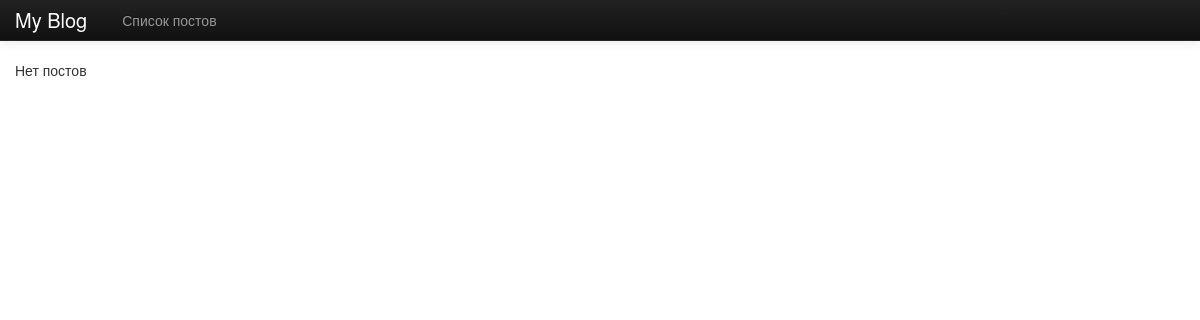
Page /blog/ on the earlier database version.
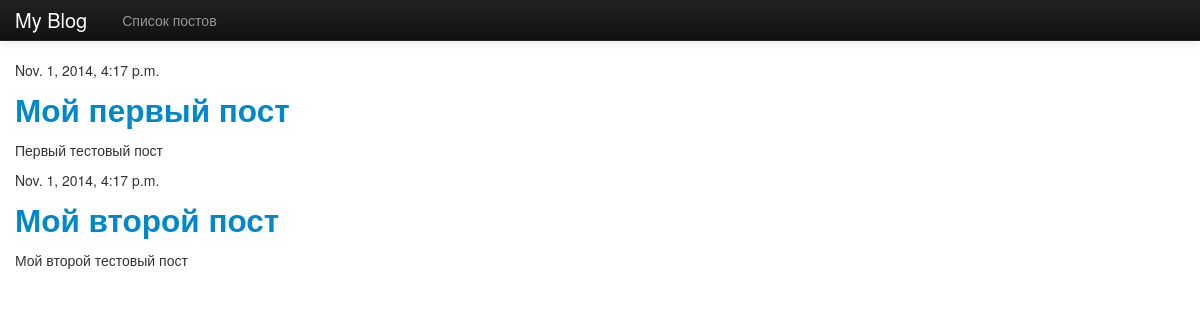
Same page on the later database version.
### blog/models.py (models this page shows, shortened)
class Post(models.Model):
    title = models.CharField(max_length=255)  # заголовок поста
    datetime = models.DateTimeField(u'Дата публикации')  # дата публикации
    content = models.TextField(max_length=10000)  # текст поста
    def get_absolute_url(self):
        return "/blog/%i/" % self.id

### blog/views.py (the view)
class PostsListView(ListView):  # представление в виде списка
    model = Post                # модель для представления

### blog/templates/blog/post_list.html
{% extends 'blog/base.html' %}
{% block content %}
    {% for post in object_list %}
        <p>{{ post.datetime }}</p>
        <h2><a href="{{ post.get_absolute_url }}">{{ post.title }}</a></h2>
        <p>{{ post.content }}</p>
    {% empty %}
    <p>Нет постов</p>
    {% endfor %}
{% endblock %}

### blog/templates/blog/base.html (shortened to what this page needs)
<!DOCTYPE html>
<html lang="ru">
    <head>
        <link href="{{STATIC_URL}}bootstrap/css/bootstrap.css" rel="stylesheet">
        <link href="{{STATIC_URL}}bootstrap/css/bootstrap-responsive.css" rel="stylesheet">
    </head>
<body>
<div class="navbar navbar-inverse navbar-fixed-top">
    <div class="navbar-inner">
        <div class="container">
            <div class="brand">My Blog</div>
            <ul class="nav">
                <li><a href="{% url 'blog:list' %}" class="">Список постов</a></li>
            </ul>
        </div>
    </div>
</div>
<div class="container">
     {% block content %}Empty page{% endblock %}
</div>
</body>
</html>

### blog/templates/blog/base.html (style rules this page uses)
body { padding-top: 60px; }

Differences in the rows shown:
added Post: datetime "Nov. 1, 2014, 4:17 p.m.", title "Мой первый пост", content "Первый тестовый пост"
added Post: datetime "Nov. 1, 2014, 4:17 p.m.", title "Мой второй пост", content "Мой второй тестовый пост"
Other differences:
text no longer shown: "Нет постов"
